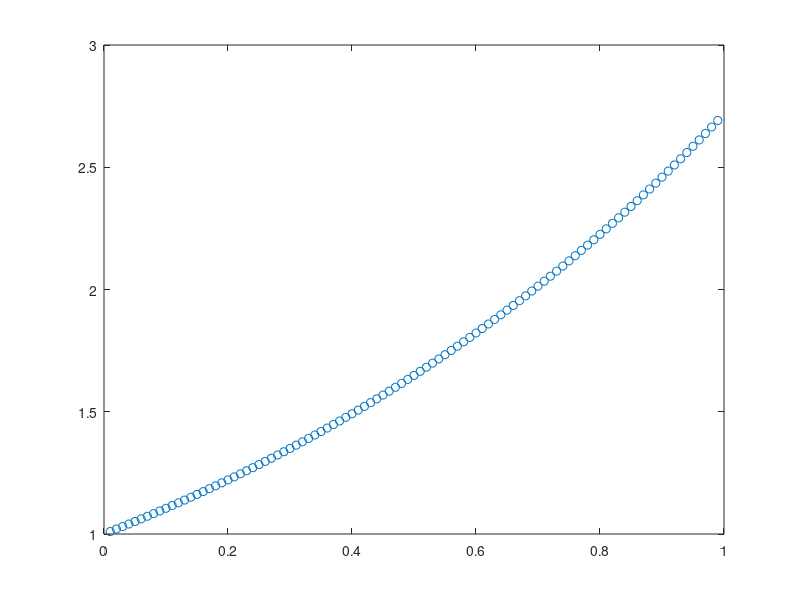

This figure's MATLAB source:
%this script is written for p3 of hw1, instead of solving the specific
%problem, I code a general function

function p3_a()
clear;
a=0;
b=1;
ua=1;
ub=exp(1);
n=100;
[x,U]=BVP_oder2(a,b,ua,ub,@f,n);
%Now plot the error
plot(x,U,'o'); hold
u=zeros(n-1,1);
for i=1:n-1,
    u(i) = f(x(i));
end

return

function [x,U] = BVP_oder2(a,b,ua,ub,f,n)
h = (b-a)/n;
h2=h*h;
A = sparse(n-1,n-1);
F = zeros(n-1,1);
for i=1:n-2,
    A(i,i) = -2/h2;
    A(i+1,i) = 1/h2;
    A(i,i+1)= 1/h2;
end
A(n-1,n-1) = -2/h2;
for i=1:n-1,
    x(i) = a+i*h;
    F(i) = f(x(i));
end
F(1) = F(1) - ua/h2;
F(n-1) = F(n-1) - ub/h2;
U = A\F;
return

function y=f(x)
y=exp(x);
return